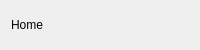
<?xml version="1.0" encoding="UTF-8"?>
<ui version="4.0">
 <class>base</class>
 <widget class="QFrame" name="base">
  <property name="geometry">
   <rect>
    <x>0</x>
    <y>0</y>
    <width>200</width>
    <height>50</height>
   </rect>
  </property>
  <property name="minimumSize">
   <size>
    <width>0</width>
    <height>0</height>
   </size>
  </property>
  <property name="windowTitle">
   <string>Frame</string>
  </property>
  <property name="frameShape">
   <enum>QFrame::Shape::NoFrame</enum>
  </property>
  <layout class="QVBoxLayout" name="verticalLayout">
   <item>
    <widget class="QLabel" name="button_label">
     <property name="text">
      <string>Home</string>
     </property>
    </widget>
   </item>
  </layout>
 </widget>
 <resources/>
 <connections/>
</ui>
